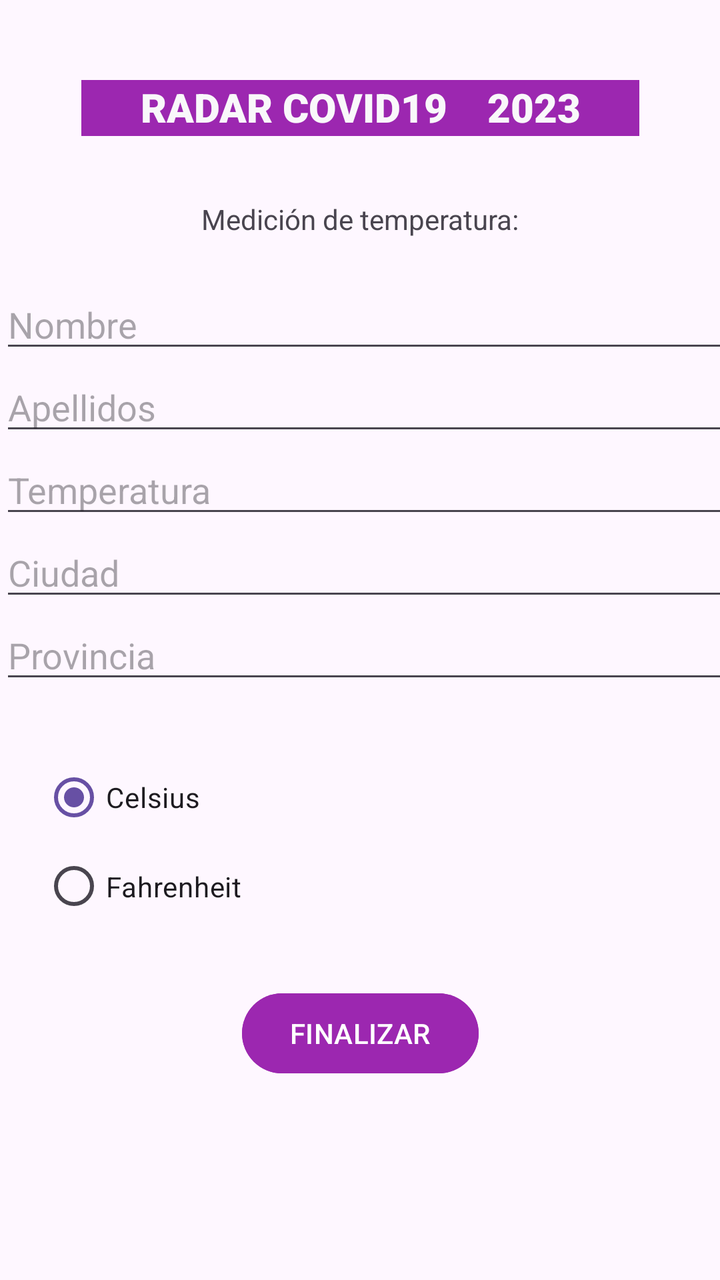
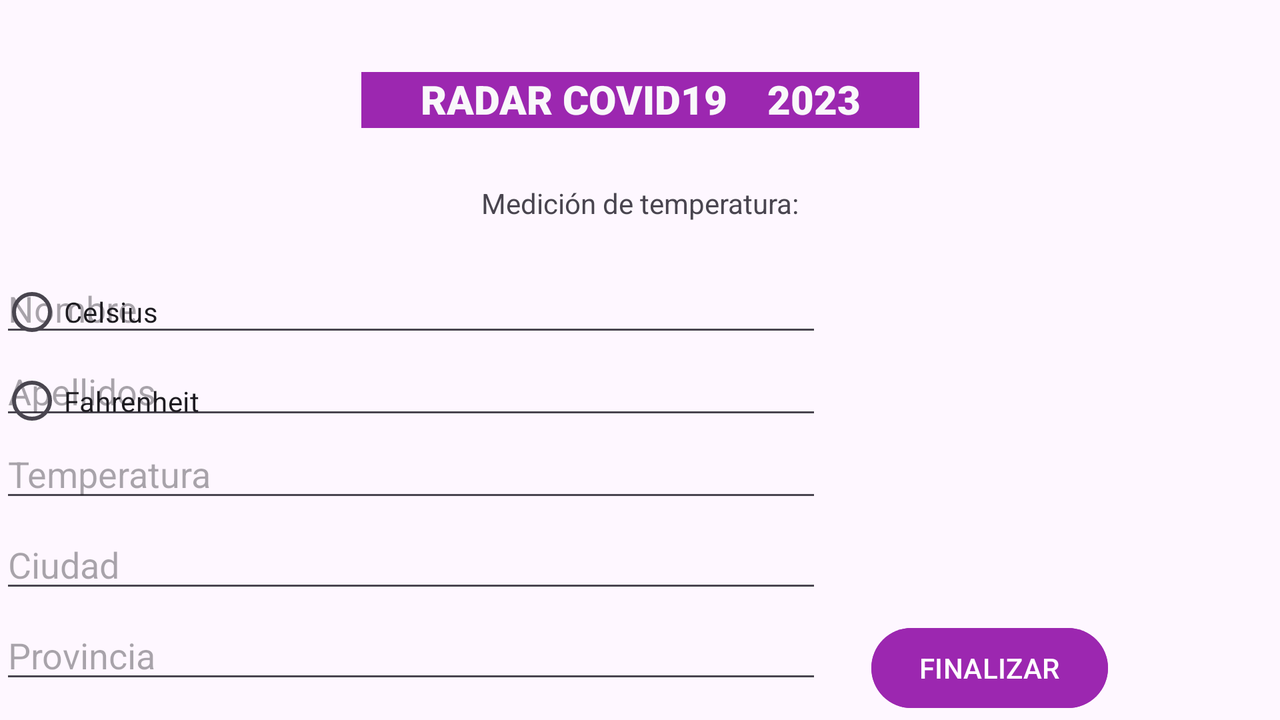

One screen, two layout resources from the same app: the default and the repository's alternative for another configuration. Each is rendered where Android would select it; the XML of both is given below.
<!-- AndroidManifest.xml: application theme Theme.Covid19App -->
<!-- res/layout/fragment_medicion_temp.xml -->
<?xml version="1.0" encoding="utf-8"?>
<androidx.constraintlayout.widget.ConstraintLayout xmlns:android="http://schemas.android.com/apk/res/android"
    xmlns:app="http://schemas.android.com/apk/res-auto"
    xmlns:tools="http://schemas.android.com/tools"
    android:id="@+id/frameLayout3"
    android:layout_width="match_parent"
    android:layout_height="match_parent"
    tools:context=".MedicionTempFragment">

    

    <TextView
        android:id="@+id/textViewTitulo4"
        android:layout_width="279dp"
        android:layout_height="28dp"
        android:layout_marginTop="40dp"
        android:background="#9C27B0"
        android:fontFamily="sans-serif-black"
        android:text="RADAR COVID19    2023"
        android:textAlignment="center"
        android:textColor="#F9F8FA"
        android:textSize="20sp"
        app:circularflow_angles="25"
        app:layout_constraintEnd_toEndOf="parent"
        app:layout_constraintStart_toStartOf="parent"
        app:layout_constraintTop_toTopOf="parent" />

    <TextView
        android:id="@+id/textView2"
        android:layout_width="0dp"
        android:layout_height="0dp"
        android:text="@string/hello_blank_fragment"
        app:layout_constraintBottom_toTopOf="@+id/textInputLayout"
        app:layout_constraintEnd_toEndOf="parent"
        app:layout_constraintStart_toStartOf="parent"
        app:layout_constraintTop_toTopOf="parent" />

    <com.google.android.material.textfield.TextInputLayout
        android:id="@+id/textInputLayout"
        android:layout_width="0dp"
        android:layout_height="wrap_content"
        android:layout_marginBottom="731dp"
        app:layout_constraintBottom_toBottomOf="parent"
        app:layout_constraintEnd_toEndOf="parent"
        app:layout_constraintStart_toStartOf="parent"
        app:layout_constraintTop_toBottomOf="@+id/textView2">

    </com.google.android.material.textfield.TextInputLayout>

    <com.google.android.material.textfield.TextInputEditText
        android:id="@+id/textInputEditNombre"
        android:layout_width="411dp"
        android:layout_height="wrap_content"
        android:layout_marginTop="72dp"
        android:hint="Nombre"
        app:layout_constraintTop_toBottomOf="@+id/textViewTitulo4"
        tools:layout_editor_absoluteX="0dp" />

    <com.google.android.material.textfield.TextInputEditText
        android:id="@+id/textInputEditApellidos"
        android:layout_width="411dp"
        android:layout_height="wrap_content"
        android:hint="Apellidos"
        app:layout_constraintTop_toBottomOf="@+id/textInputEditNombre"
        tools:layout_editor_absoluteX="0dp" />

    <com.google.android.material.textfield.TextInputEditText
        android:id="@+id/textInputEditTemperatura"
        android:layout_width="411dp"
        android:layout_height="wrap_content"
        android:hint="Temperatura"
        app:layout_constraintTop_toBottomOf="@+id/textInputEditApellidos"
        tools:layout_editor_absoluteX="0dp" />

    <com.google.android.material.textfield.TextInputEditText
        android:id="@+id/textInputEditCiudad"
        android:layout_width="411dp"
        android:layout_height="wrap_content"
        android:hint="Ciudad"
        app:layout_constraintTop_toBottomOf="@+id/textInputEditTemperatura"
        tools:layout_editor_absoluteX="0dp" />

    <com.google.android.material.textfield.TextInputEditText
        android:id="@+id/textInputEditProvincia"
        android:layout_width="411dp"
        android:layout_height="wrap_content"
        android:hint="Provincia"
        app:layout_constraintTop_toBottomOf="@+id/textInputEditCiudad"
        tools:layout_editor_absoluteX="0dp" />

    <RadioGroup
        android:id="@+id/radioGroup"
        android:layout_width="133dp"
        android:layout_height="90dp"
        android:layout_marginTop="28dp"
        app:layout_constraintEnd_toEndOf="parent"
        app:layout_constraintHorizontal_bias="0.093"
        app:layout_constraintStart_toStartOf="parent"
        app:layout_constraintTop_toBottomOf="@+id/textInputEditProvincia">

        <RadioButton
            android:id="@+id/radioButtonCelsius"
            android:layout_width="123dp"
            android:layout_height="wrap_content"
            android:checked="true"
            android:text="Celsius" />

        <RadioButton
            android:id="@+id/radioButtonFahrenheit"
            android:layout_width="123dp"
            android:layout_height="41dp"
            android:text="Fahrenheit" />

    </RadioGroup>

    <Button
        android:id="@+id/buttonFinalizar"
        android:layout_width="wrap_content"
        android:layout_height="wrap_content"
        android:layout_marginTop="28dp"
        android:backgroundTint="#9C27B0"
        android:text="FINALIZAR"
        app:layout_constraintEnd_toEndOf="parent"
        app:layout_constraintStart_toStartOf="parent"
        app:layout_constraintTop_toBottomOf="@+id/radioGroup" />

    <TextView
        android:id="@+id/textViewMedicion"
        android:layout_width="191dp"
        android:layout_height="24dp"
        android:layout_marginTop="32dp"
        android:text="Medición de temperatura:"
        android:textAlignment="center"
        app:layout_constraintEnd_toEndOf="parent"
        app:layout_constraintStart_toStartOf="parent"
        app:layout_constraintTop_toBottomOf="@+id/textViewTitulo4" />

</androidx.constraintlayout.widget.ConstraintLayout>
<!-- resources referenced by this layout -->
<resources>
  <string name="hello_blank_fragment" />
  <style name="Theme.Covid19App" parent="Base.Theme.Covid19App" />
  <style name="Base.Theme.Covid19App" parent="Theme.Material3.DayNight.NoActionBar">
          
          
      </style>
</resources>
<!-- res/layout-land/fragment_medicion_temp.xml (the repository's variant of the layout above) -->
<!-- drawn on the phone turned sideways -->
<?xml version="1.0" encoding="utf-8"?>
<androidx.constraintlayout.widget.ConstraintLayout xmlns:android="http://schemas.android.com/apk/res/android"
    xmlns:app="http://schemas.android.com/apk/res-auto"
    xmlns:tools="http://schemas.android.com/tools"
    android:id="@+id/frameLayout3"
    android:layout_width="match_parent"
    android:layout_height="match_parent"
    tools:context=".MedicionTempFragment">

    
    <TextView
        android:id="@+id/textViewTitulo4"
        android:layout_width="279dp"
        android:layout_height="28dp"
        android:layout_marginTop="36dp"
        android:background="#9C27B0"
        android:fontFamily="sans-serif-black"
        android:text="RADAR COVID19    2023"
        android:textAlignment="center"
        android:textColor="#F9F8FA"
        android:textSize="20sp"
        app:circularflow_angles="25"
        app:layout_constraintEnd_toEndOf="parent"
        app:layout_constraintStart_toStartOf="parent"
        app:layout_constraintTop_toTopOf="parent" />

    <TextView
        android:id="@+id/textView2"
        android:layout_width="0dp"
        android:layout_height="0dp"
        android:text="@string/hello_blank_fragment"
        app:layout_constraintBottom_toTopOf="@+id/textInputLayout"
        app:layout_constraintEnd_toEndOf="parent"
        app:layout_constraintStart_toStartOf="parent"
        app:layout_constraintTop_toTopOf="parent" />

    <com.google.android.material.textfield.TextInputLayout
        android:id="@+id/textInputLayout"
        android:layout_width="0dp"
        android:layout_height="wrap_content"
        android:layout_marginBottom="731dp"
        app:layout_constraintBottom_toBottomOf="parent"
        app:layout_constraintEnd_toEndOf="parent"
        app:layout_constraintStart_toStartOf="parent"
        app:layout_constraintTop_toBottomOf="@+id/textView2">

    </com.google.android.material.textfield.TextInputLayout>

    <com.google.android.material.textfield.TextInputEditText
        android:id="@+id/textInputEditProvincia"
        android:layout_width="411dp"
        android:layout_height="wrap_content"
        android:layout_marginTop="4dp"
        android:hint="Provincia"
        app:layout_constraintTop_toBottomOf="@+id/textInputEditCiudad"
        tools:layout_editor_absoluteX="64dp" />

    <com.google.android.material.textfield.TextInputEditText
        android:id="@+id/textInputEditNombre"
        android:layout_width="411dp"
        android:layout_height="wrap_content"
        android:layout_marginTop="68dp"
        android:hint="Nombre"
        app:layout_constraintTop_toBottomOf="@+id/textViewTitulo4"
        tools:layout_editor_absoluteX="64dp" />

    <com.google.android.material.textfield.TextInputEditText
        android:id="@+id/textInputEditCiudad"
        android:layout_width="411dp"
        android:layout_height="wrap_content"
        android:layout_marginTop="4dp"
        android:hint="Ciudad"
        app:layout_constraintTop_toBottomOf="@+id/textInputEditTemperatura"
        tools:layout_editor_absoluteX="64dp" />

    <com.google.android.material.textfield.TextInputEditText
        android:id="@+id/textInputEditApellidos"
        android:layout_width="411dp"
        android:layout_height="wrap_content"
        android:hint="Apellidos"
        app:layout_constraintTop_toBottomOf="@+id/textInputEditNombre"
        tools:layout_editor_absoluteX="64dp" />

    <com.google.android.material.textfield.TextInputEditText
        android:id="@+id/textInputEditTemperatura"
        android:layout_width="411dp"
        android:layout_height="wrap_content"
        android:hint="Temperatura"
        app:layout_constraintTop_toBottomOf="@+id/textInputEditApellidos"
        tools:layout_editor_absoluteX="64dp" />

    <RadioGroup
        android:id="@+id/radioGroup"
        android:layout_width="127dp"
        android:layout_height="94dp"
        android:layout_marginTop="132dp"
        app:layout_constraintTop_toTopOf="parent"
        tools:layout_editor_absoluteX="515dp">

        <RadioButton
            android:id="@+id/radioButtonCelsius"
            android:layout_width="123dp"
            android:layout_height="wrap_content"
            android:text="Celsius" />

        <RadioButton
            android:id="@+id/radioButtonFahrenheit"
            android:layout_width="123dp"
            android:layout_height="41dp"
            android:text="Fahrenheit" />

    </RadioGroup>

    <Button
        android:id="@+id/buttonFinalizar"
        android:layout_width="wrap_content"
        android:layout_height="wrap_content"
        android:layout_marginTop="84dp"
        android:backgroundTint="#9C27B0"
        android:text="FINALIZAR"
        app:layout_constraintEnd_toEndOf="parent"
        app:layout_constraintHorizontal_bias="0.835"
        app:layout_constraintStart_toStartOf="parent"
        app:layout_constraintTop_toBottomOf="@+id/radioGroup" />

    <TextView
        android:id="@+id/textViewMedicion"
        android:layout_width="191dp"
        android:layout_height="24dp"
        android:layout_marginTop="28dp"
        android:text="Medición de temperatura:"
        android:textAlignment="center"
        app:layout_constraintEnd_toEndOf="parent"
        app:layout_constraintStart_toStartOf="parent"
        app:layout_constraintTop_toBottomOf="@+id/textViewTitulo4" />

</androidx.constraintlayout.widget.ConstraintLayout>
